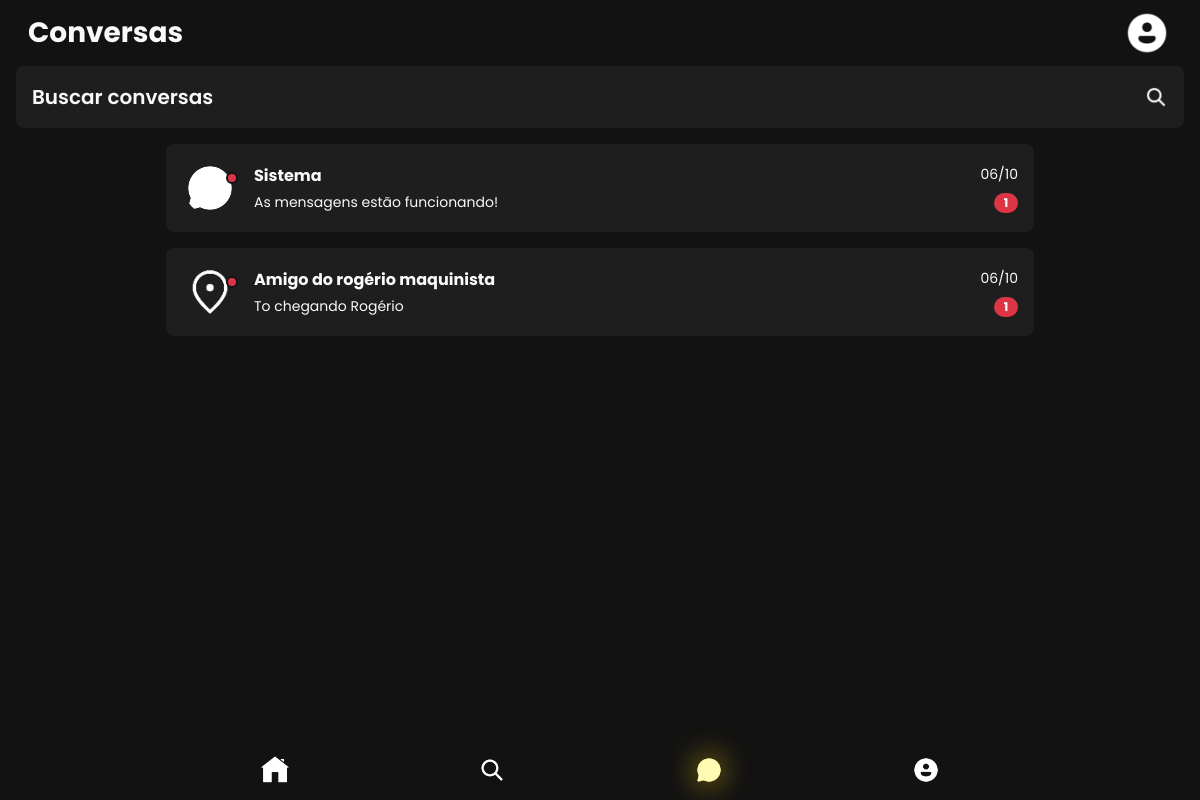
The app's page /public/user/chat.php (signed in) with its own data.
### tables this page shows
CREATE TABLE mensagens (
    id INT AUTO_INCREMENT PRIMARY KEY,
    usuario_id INT NOT NULL,
    nome VARCHAR(30) NOT NULL,
    texto VARCHAR(87) NOT NULL,
    imagem ENUM('estação', 'bate-papo', 'usuario', 'trem', 'alerta') NOT NULL,
    data_hora_envio DATETIME DEFAULT CURRENT_TIMESTAMP NOT NULL,
    CONSTRAINT fk_usuario_mensagem FOREIGN KEY (usuario_id) REFERENCES usuarios(id) ON DELETE CASCADE
);

### public/user/chat.php (the view, shortened to what this page needs)
<?php
require "../../config/bd.php";
$id = $_SESSION['id'];
$stmt = $conn->prepare("SELECT * FROM mensagens WHERE usuario_id = ? ORDER BY data_hora_envio DESC");
$stmt->bind_param("i", $id);
$stmt->execute();
$mensagens = $stmt->get_result();
?>
<!DOCTYPE html>
<html lang="pt-BR">
<head>
    <link href="https://cdn.jsdelivr.net/npm/bootstrap@5.3.0/dist/css/bootstrap.min.css" rel="stylesheet" />
    <link rel="stylesheet" href="https://cdn.jsdelivr.net/npm/bootstrap-icons@1.11.0/font/bootstrap-icons.css">
</head>
<body class="text-light">
    <header class="bg-transparent">
        <nav class="navbar navbar-expand-lg navbar-dark bg-transparent px-3 py-2">
            <div class="container-fluid">
                <div class="d-flex justify-content-between align-items-center w-100">
                    <div class="text-oi">
                        <h1 class="text-light fw-bold mb-0 fs-3">Conversas</h1>
                    </div>
                    <div class="pfp">
                        <img src="<?php echo htmlspecialchars($_SESSION['foto'] ?? '../../assets/img/perfil.png'); ?>" alt="Foto de perfil" class="pfp-img" />
                    </div>
                </div>
            </div>
        </nav>
        <div class="searchbar bg-custom d-flex justify-content-between align-items-center mx-3 mb-3 p-3 rounded-3">
            <div class="text-bar">
                <span class="fw-semibold fs-5 text-light">Buscar conversas</span>
            </div>
            <div class="img-bar">
                <img src="../../assets/img/lupa.png" alt="Ícone de lupa para busca" class="search-icon" />
            </div>
        </div>
    </header>
    <main class="container px-3" style="max-width: 900px; margin-bottom: 2rem; overflow-y: auto;">
        <div class="list-group list-group-flush">
            <?php
            if ($mensagens->num_rows > 0) {
                while ($mensagem = $mensagens->fetch_assoc()) {
                    switch ($mensagem['imagem']) {
                        case 'estação':
                            $arquivoImagem = 'localizacao.png';
                            break;
                        case 'bate-papo':
                            $arquivoImagem = 'chat.png';
                            break;
                    }
                    $dataHoraEnvio = $mensagem['data_hora_envio'];
                    $dataAtual = date('Y-m-d');
                    $dataDaMensagem = date('Y-m-d', strtotime($dataHoraEnvio));
                    if ($dataDaMensagem === $dataAtual) {
                        $tempoFormatado = date('H:i', strtotime($dataHoraEnvio));
                    } else {
                        $tempoFormatado = date('d/m', strtotime($dataHoraEnvio));
                    }
            ?>
                    <a href="#" class="list-group-item list-group-item-action bg-custom bg-custom-hover d-flex align-items-center rounded-3 mb-3 p-3 text-decoration-none border-0" tabindex="0" aria-current="true" aria-label="Chat com <?php echo htmlspecialchars($mensagem['nome']); ?>, última mensagem: <?php echo htmlspecialchars($mensagem['texto']); ?>" style="transition: background-color 0.2s ease;">
                        <div class="position-relative flex-shrink-0 me-3">
                            <img src="../../assets/img/<?php echo $arquivoImagem; ?>" alt="Avatar <?php echo htmlspecialchars($mensagem['nome']); ?>" class="chat-icon" />
                        </div>
                        <div class="flex-grow-1 min-width-0">
                            <div class="chat-name fw-bold fs-6 text-light mb-1" style="overflow: hidden; text-overflow: ellipsis; white-space: nowrap;">
                                <?php echo htmlspecialchars($mensagem['nome']); ?>
                            </div>
                            <div class="chat-last-message text-light small" style="overflow: hidden; text-overflow: ellipsis; white-space: nowrap;">
                                <?php echo htmlspecialchars($mensagem['texto']); ?>
                            </div>
                        </div>
                        <div class="d-flex flex-column align-items-end ms-3 flex-shrink-0" style="min-width: 60px;">
                            <div class="chat-time text-light small mb-2" style="white-space: nowrap;">
                                <?php echo $tempoFormatado; ?>
                            </div>
                            <span class="badge bg-danger rounded-pill" aria-label="1 mensagem não lida" style="font-size: 0.75rem; padding: 0.25rem 0.5rem; min-width: 24px; text-align: center;">1</span>
                        </div>
                    </a>
            <?php
                }
            } else {
                echo '<p class="text-light text-center mt-4">Nenhuma mensagem encontrada.</p>';
            }
            ?>
        </div>
    </main>
    <footer class="rodape position-fixed bottom-0 w-100 py-2 px-3" style="max-width: 900px; margin: 0 auto; left: 50%; transform: translateX(-50%); z-index: 1000;" role="contentinfo" aria-label="Menu de navegação inferior">
        <div class="d-flex justify-content-around align-items-center">
            <a href="home.php" class="footer-icon text-center text-decoration-none p-2" aria-label="Início">
                <img src="../../assets/img/casa.png" alt="Início" />
            </a>
            <a href="buscar.php" class="footer-icon text-center text-decoration-none p-2" aria-label="Buscar">
                <img src="../../assets/img/lupa.png" alt="Buscar" />
            </a>
            <a href="chat.php" class="footer-icon active text-center text-decoration-none p-2" aria-label="Chat">
                <img src="../../assets/img/chat.png" alt="Chat" />
            </a>
            <a href="perfil.php" class="footer-icon text-center text-decoration-none p-2" aria-label="Perfil">
                <img src="../../assets/img/perfil.png" alt="Perfil" />
            </a>
        </div>
    </footer>
</body>
</html>

### public/user/chat.php (style rules this page uses)
body { font-family: 'Poppins', sans-serif; background-color: #121212; color: #e0e0e0; min-height: 100vh; padding-bottom: 70px; }
.bg-custom { background-color: #1e1e1e !important; }
.chat-icon { width: 56px; height: 56px; object-fit: contain; filter: brightness(0) invert(1); border-radius: 50%; border: 2px solid transparent; transition: border-color 0.3s ease; }
.search-icon { width: 24px; height: 24px; filter: brightness(0) invert(1); transition: filter 0.3s ease; cursor: pointer; }
.pfp-img { width: 50px; height: 50px; object-fit: cover; border-radius: 50%; border: 2px solid transparent; transition: border-color 0.3s ease; }
.footer-icon img { width: 28px; height: 28px; filter: brightness(0) invert(1); transition: filter 0.3s ease; }
.footer-icon:hover img, .footer-icon.active img { filter: brightness(0) invert(1) drop-shadow(0 0 15px rgba(255, 193, 7, 0.8)) sepia(1) saturate(5) hue-rotate(-10deg); }
.rodape { background-color: #121212; border: none; box-shadow: none; z-index: 1000; }

### records on screen
mensagens: shows a picture, nome "Sistema", texto "As mensagens estão funcionando!", data_hora_envio "06/10"
mensagens: shows a picture, nome "Amigo do rogério maquinista", texto "To chegando Rogério", data_hora_envio "06/10"
